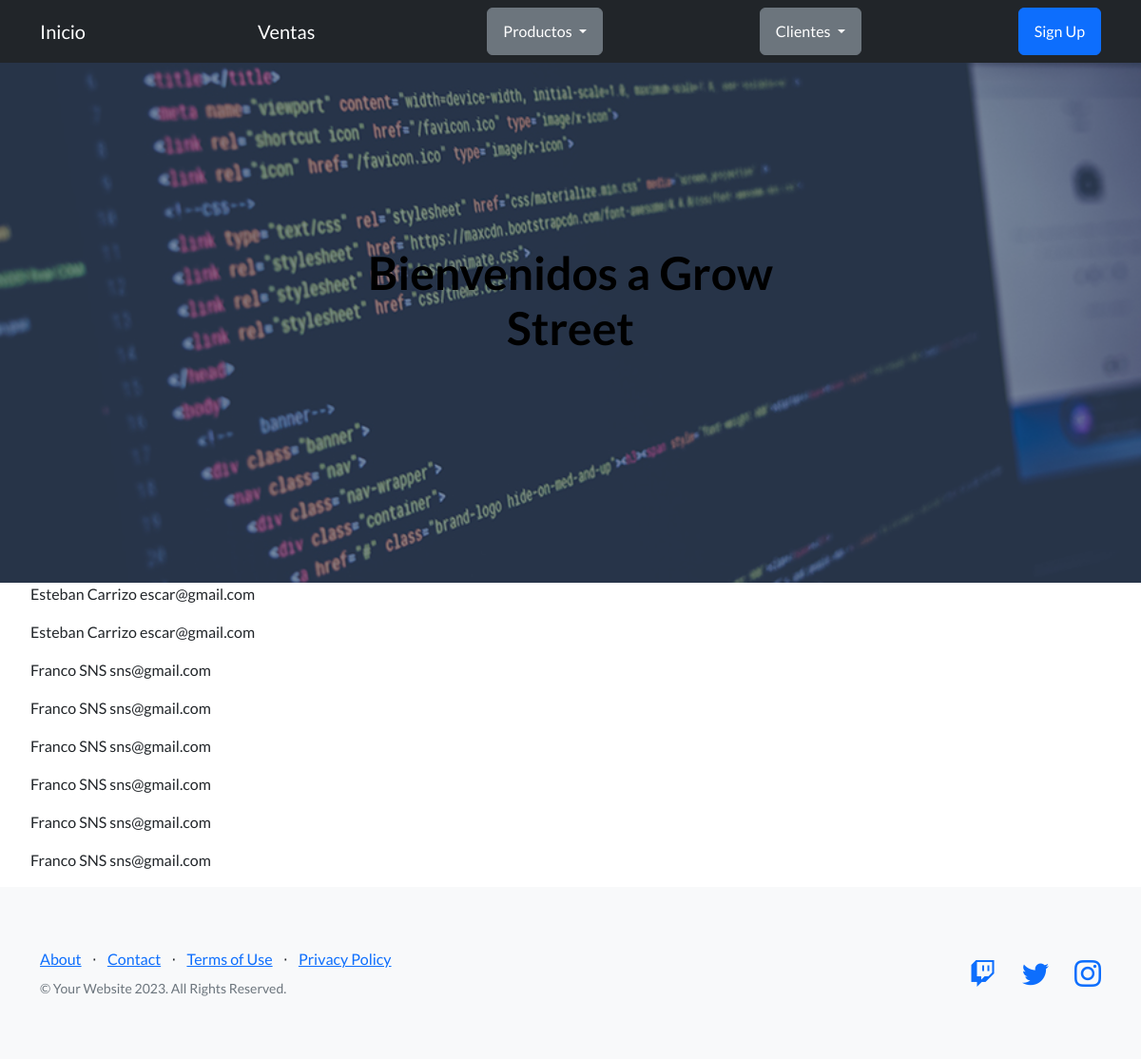
/distribuidora/lista_clientes/, run on an earlier commit of the app's database.
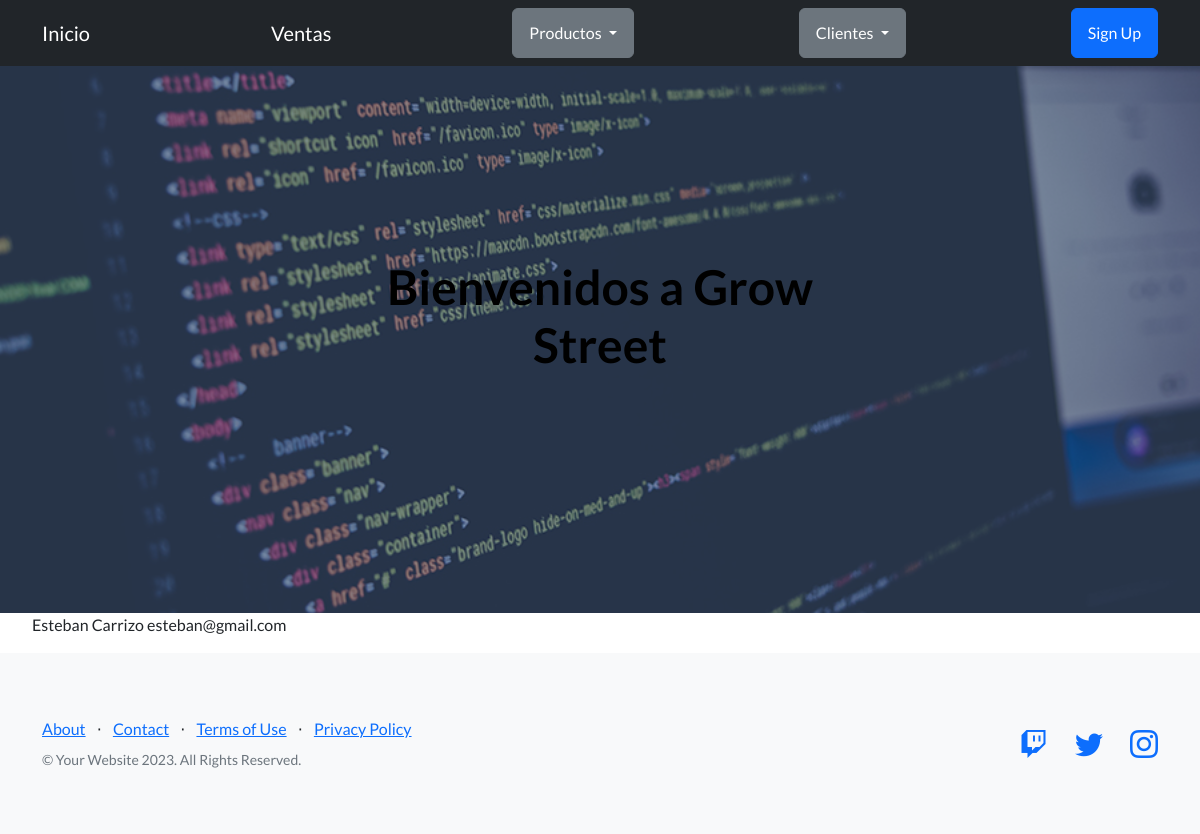
And on a later commit of the database.
### Distribuidora/models.py (models this page shows, shortened)
class Cliente(models.Model):
    nombre = models.CharField(max_length=50)
    apellido = models.CharField(max_length=30)
    email = models.EmailField()

### Distribuidora/views.py (the view)
# urls.py: path('lista_clientes/', lista_clientes),
def lista_clientes(req):
    lista = Cliente.objects.all()
    return render(req, 'lista_clientes.html', {'lista_clientes': lista})

### Distribuidora/templates/lista_clientes.html
{% extends 'inicio.html' %}
{% block HerenciaDeContenido %}
{% for cliente in lista_clientes %}
<ul>{{cliente.nombre}} {{cliente.apellido}} {{cliente.email}} </ul>
{% endfor %}
{% endblock HerenciaDeContenido %}

### Distribuidora/templates/inicio.html (shortened to what this page needs)
<!DOCTYPE html>
<html lang="en">
    <head>
        {% load static %}
        <link href="https://cdn.jsdelivr.net/npm/bootstrap-icons@1.5.0/font/bootstrap-icons.css" rel="stylesheet" type="text/css" />
        <link href="{% static 'css/styles.css' %}" rel="stylesheet" />
    </head>
    <body>
        <nav class="navbar navbar-dark bg-dark">
            <div class="container">
                <a class="navbar-brand" href="{% url 'Inicio' %}">Inicio</a>
                <a class="navbar-brand" href="{% url 'Ventas' %}">Ventas</a>
                <div class="dropdown">
                    <button class="btn btn-secondary dropdown-toggle" type="button" data-bs-toggle="dropdown" aria-expanded="false">
                      Productos
                    </button>
                </div>
                <div class="dropdown">
                    <button class="btn btn-secondary dropdown-toggle" type="button" data-bs-toggle="dropdown" aria-expanded="false">
                      Clientes
                    </button>
                </div>
                <a class="btn btn-primary" href="#signup">Sign Up</a>
            </div>
        </nav>
        <header class="masthead">
            <div class="container position-relative">
                <div class="row justify-content-center">
                    <div class="col-xl-6">
                        <div class="text-center text-black">
                            <h1 class="mb-5">Bienvenidos a Grow Street</h1>
                        </div>
                    </div>
                </div>
            </div>
        </header>
{% block HerenciaDeContenido %}{% endblock HerenciaDeContenido %}
        <footer class="footer bg-light">
            <div class="container">
                <div class="row">
                    <div class="col-lg-6 h-100 text-center text-lg-start my-auto">
                        <ul class="list-inline mb-2">
                            <li class="list-inline-item"><a href="#!">About</a></li>
                            <li class="list-inline-item">⋅</li>
                            <li class="list-inline-item"><a href="#!">Contact</a></li>
                            <li class="list-inline-item">⋅</li>
                            <li class="list-inline-item"><a href="#!">Terms of Use</a></li>
                            <li class="list-inline-item">⋅</li>
                            <li class="list-inline-item"><a href="#!">Privacy Policy</a></li>
                        </ul>
                        <p class="text-muted small mb-4 mb-lg-0">&copy; Your Website 2023. All Rights Reserved.</p>
                    </div>
                    <div class="col-lg-6 h-100 text-center text-lg-end my-auto">
                        <ul class="list-inline mb-0">
                            <li class="list-inline-item me-4">
                                <a href="#!"><i class="bi-twitch fs-3"></i></a>
                            </li>
                            <li class="list-inline-item me-4">
                                <a href="#!"><i class="bi-twitter fs-3"></i></a>
                            </li>
                            <li class="list-inline-item">
                                <a href="#!"><i class="bi-instagram fs-3"></i></a>
                            </li>
                        </ul>
                    </div>
                </div>
            </div>
        </footer>
    </body>
</html>

What changed in the data, as far as the page shows it:
removed Cliente: nombre "Esteban", apellido "Carrizo", email "escar@gmail.com"
removed Cliente: nombre "Esteban", apellido "Carrizo", email "escar@gmail.com"
removed Cliente: nombre "Franco", apellido "SNS", email "sns@gmail.com"
removed Cliente: nombre "Franco", apellido "SNS", email "sns@gmail.com"
removed Cliente: nombre "Franco", apellido "SNS", email "sns@gmail.com"
removed Cliente: nombre "Franco", apellido "SNS", email "sns@gmail.com"
removed Cliente: nombre "Franco", apellido "SNS", email "sns@gmail.com"
removed Cliente: nombre "Franco", apellido "SNS", email "sns@gmail.com"
added Cliente: nombre "Esteban", apellido "Carrizo", email "esteban@gmail.com"
